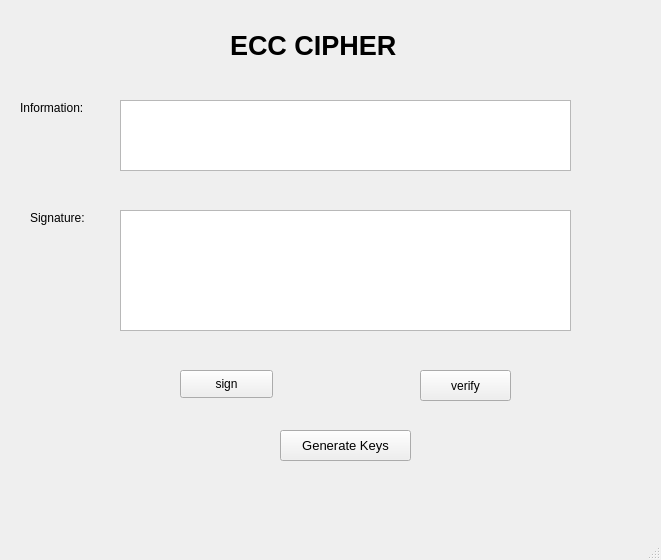
<?xml version="1.0" encoding="UTF-8"?>
<ui version="4.0">
 <class>MainWindow</class>
 <widget class="QMainWindow" name="MainWindow">
  <property name="geometry">
   <rect>
    <x>0</x>
    <y>0</y>
    <width>661</width>
    <height>560</height>
   </rect>
  </property>
  <property name="windowTitle">
   <string>MainWindow</string>
  </property>
  <widget class="QWidget" name="centralwidget">
   <widget class="QPushButton" name="btn_verify">
    <property name="geometry">
     <rect>
      <x>420</x>
      <y>370</y>
      <width>91</width>
      <height>31</height>
     </rect>
    </property>
    <property name="text">
     <string>verify</string>
    </property>
   </widget>
   <widget class="QLabel" name="label_3">
    <property name="geometry">
     <rect>
      <x>20</x>
      <y>100</y>
      <width>81</width>
      <height>16</height>
     </rect>
    </property>
    <property name="text">
     <string>Information:</string>
    </property>
   </widget>
   <widget class="QLabel" name="label_5">
    <property name="geometry">
     <rect>
      <x>30</x>
      <y>210</y>
      <width>71</width>
      <height>16</height>
     </rect>
    </property>
    <property name="text">
     <string>Signature:</string>
    </property>
   </widget>
   <widget class="QTextEdit" name="txt_info">
    <property name="geometry">
     <rect>
      <x>120</x>
      <y>100</y>
      <width>451</width>
      <height>71</height>
     </rect>
    </property>
   </widget>
   <widget class="QLabel" name="label">
    <property name="geometry">
     <rect>
      <x>230</x>
      <y>30</y>
      <width>221</width>
      <height>31</height>
     </rect>
    </property>
    <property name="minimumSize">
     <size>
      <width>111</width>
      <height>16</height>
     </size>
    </property>
    <property name="font">
     <font>
      <pointsize>20</pointsize>
      <weight>75</weight>
      <bold>true</bold>
     </font>
    </property>
    <property name="text">
     <string>ECC CIPHER</string>
    </property>
   </widget>
   <widget class="QTextEdit" name="txt_sign">
    <property name="geometry">
     <rect>
      <x>120</x>
      <y>210</y>
      <width>451</width>
      <height>121</height>
     </rect>
    </property>
    <property name="readOnly">
     <bool>false</bool>
    </property>
   </widget>
   <widget class="QPushButton" name="btn_gen_keys">
    <property name="geometry">
     <rect>
      <x>280</x>
      <y>430</y>
      <width>131</width>
      <height>31</height>
     </rect>
    </property>
    <property name="font">
     <font>
      <pointsize>10</pointsize>
     </font>
    </property>
    <property name="text">
     <string>Generate Keys</string>
    </property>
   </widget>
   <widget class="QPushButton" name="btn_sign">
    <property name="geometry">
     <rect>
      <x>180</x>
      <y>370</y>
      <width>93</width>
      <height>28</height>
     </rect>
    </property>
    <property name="text">
     <string>sign</string>
    </property>
   </widget>
  </widget>
  <widget class="QMenuBar" name="menubar">
   <property name="geometry">
    <rect>
     <x>0</x>
     <y>0</y>
     <width>661</width>
     <height>26</height>
    </rect>
   </property>
  </widget>
  <widget class="QStatusBar" name="statusbar"/>
 </widget>
 <resources/>
 <connections/>
</ui>
